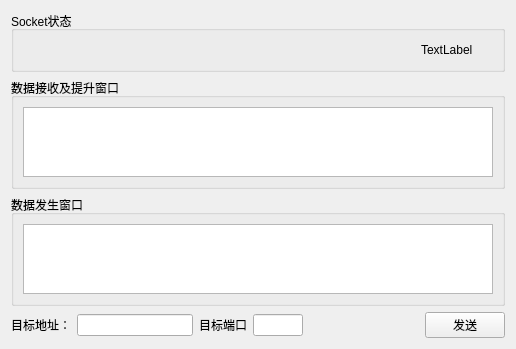
<?xml version="1.0" encoding="UTF-8"?>
<ui version="4.0">
 <class>UpdSocketOperateWidget</class>
 <widget class="QWidget" name="UpdSocketOperateWidget">
  <property name="geometry">
   <rect>
    <x>0</x>
    <y>0</y>
    <width>516</width>
    <height>321</height>
   </rect>
  </property>
  <property name="windowTitle">
   <string>Form</string>
  </property>
  <layout class="QVBoxLayout" name="verticalLayout_4">
   <item>
    <widget class="QGroupBox" name="groupBox">
     <property name="title">
      <string>Socket状态</string>
     </property>
     <layout class="QVBoxLayout" name="verticalLayout">
      <item>
       <layout class="QHBoxLayout" name="horizontalLayout_3">
        <property name="leftMargin">
         <number>20</number>
        </property>
        <property name="rightMargin">
         <number>20</number>
        </property>
        <item>
         <spacer name="horizontalSpacer_3">
          <property name="orientation">
           <enum>Qt::Horizontal</enum>
          </property>
          <property name="sizeHint" stdset="0">
           <size>
            <width>40</width>
            <height>20</height>
           </size>
          </property>
         </spacer>
        </item>
        <item>
         <widget class="QLabel" name="labelLocalPort">
          <property name="text">
           <string>TextLabel</string>
          </property>
         </widget>
        </item>
       </layout>
      </item>
     </layout>
    </widget>
   </item>
   <item>
    <widget class="QGroupBox" name="groupBox_2">
     <property name="title">
      <string>数据接收及提升窗口</string>
     </property>
     <layout class="QVBoxLayout" name="verticalLayout_2">
      <item>
       <widget class="QPlainTextEdit" name="textBrowser"/>
      </item>
     </layout>
    </widget>
   </item>
   <item>
    <widget class="QGroupBox" name="groupBox_3">
     <property name="title">
      <string>数据发生窗口</string>
     </property>
     <layout class="QVBoxLayout" name="verticalLayout_3">
      <item>
       <widget class="QPlainTextEdit" name="plainTextEdit"/>
      </item>
     </layout>
    </widget>
   </item>
   <item>
    <layout class="QHBoxLayout" name="horizontalLayout">
     <item>
      <widget class="QLabel" name="labelPeerAddress">
       <property name="text">
        <string>目标地址：</string>
       </property>
      </widget>
     </item>
     <item>
      <widget class="QLineEdit" name="lineEditPeerAddress"/>
     </item>
     <item>
      <widget class="QLabel" name="labelPeerPort">
       <property name="text">
        <string>目标端口</string>
       </property>
      </widget>
     </item>
     <item>
      <widget class="QLineEdit" name="lineEditPeerPort">
       <property name="minimumSize">
        <size>
         <width>50</width>
         <height>0</height>
        </size>
       </property>
       <property name="maximumSize">
        <size>
         <width>50</width>
         <height>16777215</height>
        </size>
       </property>
      </widget>
     </item>
     <item>
      <spacer name="horizontalSpacer">
       <property name="orientation">
        <enum>Qt::Horizontal</enum>
       </property>
       <property name="sizeHint" stdset="0">
        <size>
         <width>40</width>
         <height>20</height>
        </size>
       </property>
      </spacer>
     </item>
     <item>
      <widget class="QPushButton" name="pushButtonSend">
       <property name="text">
        <string>发送</string>
       </property>
      </widget>
     </item>
    </layout>
   </item>
  </layout>
 </widget>
 <resources/>
 <connections/>
</ui>
